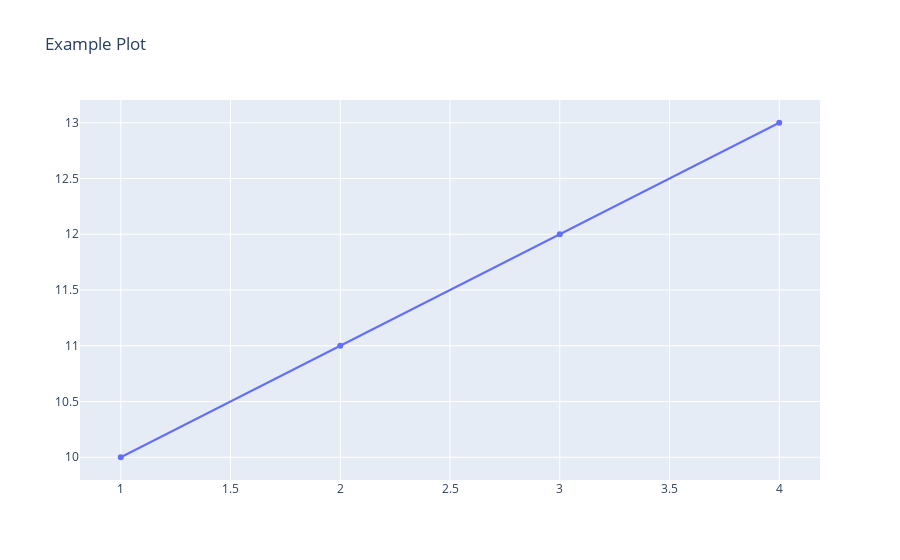

Write notebook code for a chart like this one.
### Code cell
import pandas as pd
import matplotlib.pyplot as plt
import plotly.graph_objs as go
import plotly.io as pio
import seaborn as sns
from plotly.offline import plot, iplot, init_notebook_mode

# Initialize plotly offline mode
init_notebook_mode(connected=True)

# Example of creating a plot with Plotly
data = go.Scatter(x=[1, 2, 3, 4], y=[10, 11, 12, 13], mode='lines+markers')
layout = go.Layout(title='Example Plot')
fig = go.Figure(data=data, layout=layout)

# Display the plot
iplot(fig)

### Figure 1 — Plotly figure (JSON) as saved in the notebook; plotly's stock layout.template omitted (floating-point values rounded to 4 significant figures)
{"data": [{"mode": "lines+markers", "x": [1, 2, 3, 4], "y": [10, 11, 12, 13], "type": "scatter"}], "layout": {"title": {"text": "Example Plot"}}}
